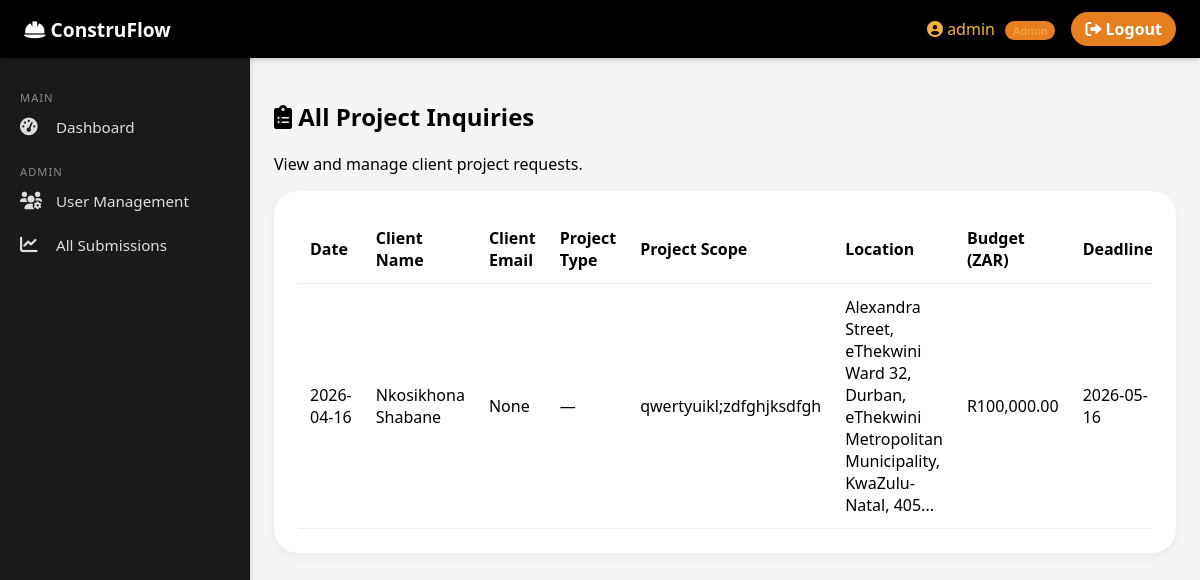
/project_inquiries_list (signed in), run on the app's committed database.
### tables this page shows
CREATE TABLE users (
                id TEXT PRIMARY KEY,
                username TEXT UNIQUE NOT NULL,
                email TEXT UNIQUE NOT NULL,
                password TEXT NOT NULL,
                role TEXT NOT NULL,
                employee_type TEXT,
                employee_number TEXT,
                pm_code TEXT,
                assigned_tasks TEXT
            );

CREATE TABLE project_inquiries (
                id TEXT PRIMARY KEY,
                user_id TEXT,
                timestamp TEXT,
                project_scope TEXT,
                location TEXT,
                budget REAL,
                deadline TEXT,
                client_name TEXT,
                client_email TEXT,
                project_details TEXT,
                sketches TEXT,
                site_photos TEXT,
                status TEXT
            , client_phone TEXT, project_type TEXT, floors INTEGER, area_sqm REAL, soil_type TEXT, ai_estimated_area REAL, payment_milestone TEXT, env_impact INTEGER DEFAULT 0);

### app.py (the view)
@app.route('/project_inquiries_list')
def project_inquiries_list():
    if not login_required():
        return redirect(url_for('login'))
    user = get_current_user()
    if user['role'] not in ['project_manager', 'admin']:
        return "Access Denied", 403
    db = get_db()
    inquiries = get_inquiries()
    return render_template("project_inquiries_list.html", inquiries=inquiries, current_user=user)

### app.py (called while the page is built)
def get_db():
    db = getattr(g, '_database', None)
    if db is None:
        db = g._database = sqlite3.connect(DATABASE)
        db.row_factory = sqlite3.Row
    return db

@app.teardown_appcontext
def close_connection(exception):
    db = getattr(g, '_database', None)
    if db is not None:
        db.close()

def parse_file_list(value):
    if not value:
        return []
    if isinstance(value, list):
        return value
    try:
        parsed = ast.literal_eval(value)
        return parsed if isinstance(parsed, list) else []
    except (ValueError, SyntaxError):
        return []

def inquiry_to_dict(inquiry):
    data = dict(inquiry)
    data["sketches"] = parse_file_list(data.get("sketches"))
    data["site_photos"] = parse_file_list(data.get("site_photos"))
    return data

def get_inquiries(status=None):
    db = get_db()
    if status:
        rows = db.execute(
            "SELECT * FROM project_inquiries WHERE status = ? ORDER BY timestamp DESC",
            (status,)
        ).fetchall()
    else:
        rows = db.execute("SELECT * FROM project_inquiries ORDER BY timestamp DESC").fetchall()
    return [inquiry_to_dict(row) for row in rows]

def get_current_user():
    user_id = session.get("user_id")
    if not user_id:
        return None
    db = get_db()
    user = db.execute("SELECT * FROM users WHERE id = ?", (user_id,)).fetchone()
    return dict(user) if user else None

def login_required():
    return get_current_user() is not None

### Templates/project_inquiries_list.html (shortened to what this page needs)
{% extends "base.html" %}
{% block content %}
<div class="inquiries-container">
    <h2><i class="fas fa-clipboard-list"></i> All Project Inquiries</h2>
    <p>View and manage client project requests.</p>
    <div class="dashboard-section">
        <div class="table-responsive">
            <table class="data-table">
                <thead>
                    <tr>
                        <th>Date</th>
                        <th>Client Name</th>
                        <th>Client Email</th>
                        <th>Project Type</th>
                        <th>Project Scope</th>
                        <th>Location</th>
                        <th>Budget (ZAR)</th>
                        <th>Deadline</th>
                    </tr>
                </thead>
                <tbody>
                    {% for inquiry in inquiries %}
                    <tr>
                        <td>{{ inquiry.timestamp[:10] }}</td>
                        <td>{{ inquiry.client_name }}</td>
                        <td>{{ inquiry.client_email }}</td>
                        <td>{{ inquiry.project_type|default('—', true)|replace('_', ' ')|title }}</td>
                        <td>{{ inquiry.project_scope[:60] }}{% if inquiry.project_scope|length > 60 %}...{% endif %}</td>
                        <td>{{ inquiry.location }}</td>
                        <td>R{{ "{:,.2f}".format(inquiry.budget|float) }}</td>
                        <td>{{ inquiry.deadline }}</td>
                    </tr>
                    {% endfor %}
                </tbody>
            </table>
        </div>
    </div>
</div>
{% endblock %}

### Templates/base.html (shortened to what this page needs)
<!DOCTYPE html>
<html lang="en">
<head>
    <link rel="stylesheet" href="https://cdnjs.cloudflare.com/ajax/libs/font-awesome/6.0.0-beta3/css/all.min.css">
</head>
<body>
{% if current_user %}
<div class="navbar">
    <div class="navbar-left">
        <i class="fas fa-hard-hat"></i> ConstruFlow
    </div>
    <div class="navbar-right">
        <span class="user-box">
            <i class="fas fa-user-circle"></i> {{ current_user.username }}
            <span class="role-badge">{{ current_user.role|replace('_', ' ')|title }}</span>
        </span>
        <a href="/logout" class="logout-btn"><i class="fas fa-sign-out-alt"></i> Logout</a>
    </div>
</div>
<div class="sidebar">
    <div class="nav-section">MAIN</div>
    <a href="/dashboard"><i class="fas fa-tachometer-alt"></i> Dashboard</a>
    {% if current_user.role == 'admin' %}
        <div class="nav-section">ADMIN</div>
        <a href="/users"><i class="fas fa-users-cog"></i> User Management</a>
        <a href="/dashboard?view=all"><i class="fas fa-chart-line"></i> All Submissions</a>
    {% elif current_user.role == 'client' %}
        <div class="nav-section">CLIENT PORTAL</div>
        <a href="/project_inquiry"><i class="fas fa-clipboard-list"></i> New Project Inquiry</a>
        <a href="/client/sign_agreement"><i class="fas fa-file-signature"></i> Sign Agreement</a>
        <a href="/payments"><i class="fas fa-credit-card"></i> Make Payment</a>
    {% endif %}
</div>
{% endif %}
<div class="content {% if not current_user %}public-mode{% endif %}">
    {% block content %}{% endblock %}
</div>
</body>
</html>

### Templates/base.html (style rules this page uses)
* { box-sizing: border-box; }
body { margin: 0; font-family: 'Segoe UI', Arial, sans-serif; background: #f5f5f5; }
.navbar { background: #000; color: white; padding: 12px 24px; display: flex; justify-content: space-between; align-items: center; position: fixed; width: 100%; top: 0; left: 0; z-index: 1000; box-shadow: 0 2px 5px rgba(0,0,0,0.2); }
.navbar-left { font-size: 1.2rem; font-weight: bold; }
.navbar-right { display: flex; align-items: center; gap: 16px; }
.user-box { color: #f5b042; font-weight: 500; }
.role-badge { background: #e67e22; padding: 2px 8px; border-radius: 20px; font-size: 0.7rem; margin-left: 6px; }
.logout-btn, .login-btn { background: #e67e22; color: white; padding: 6px 14px; text-decoration: none; font-weight: bold; border-radius: 30px; transition: 0.2s; }
.sidebar { width: 250px; height: 100vh; background: #1a1a1a; position: fixed; top: 55px; left: 0; padding: 20px 0; overflow-y: auto; box-shadow: 2px 0 5px rgba(0,0,0,0.1); }
.sidebar a { display: flex; align-items: center; gap: 12px; color: #ddd; padding: 12px 20px; text-decoration: none; transition: 0.2s; font-size: 0.95rem; }
.sidebar a i { width: 24px; font-size: 1.1rem; }
.sidebar .nav-section { margin-top: 15px; padding: 0 20px; font-size: 0.7rem; text-transform: uppercase; color: #888; letter-spacing: 1px; }
.content { margin-left: 250px; padding: 80px 24px 24px 24px; min-height: 100vh; }

### Templates/project_inquiries_list.html (style rules this page uses)
.inquiries-container { max-width: 1300px; margin: 0 auto; }
.dashboard-section { background: white; border-radius: 24px; padding: 1.5rem; margin-bottom: 2rem; box-shadow: 0 4px 12px rgba(0,0,0,0.05); }
.table-responsive { overflow-x: auto; }
.data-table { width: 100%; border-collapse: collapse; }
.data-table th, .data-table td { padding: 0.75rem; text-align: left; border-bottom: 1px solid #eee; }

### data on the page
users: username "admin", role "Admin"
project_inquiries: timestamp "2026-04-16", client_name "Nkosikhona Shabane", client_email "None", project_type "—", project_scope "qwertyuikl;zdfghjksdfgh", location "Alexandra Street, eThekwini Ward 32, Durban, eThekwini Metropolitan Municipality, KwaZulu-Natal, 405...", budget "100,000.00", deadline "2026-05-16"
